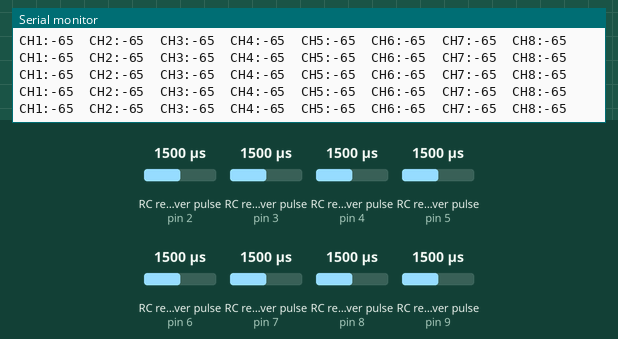
This sketch was run on a simulated Arduino Uno, built with avr-gcc and run on an emulated ATmega328P. Shown: the last lines printed to the serial monitor. Wiring (inferred from the names in the program): 8 × RC receiver channel: data pin 2 / data pin 3 / data pin 4 / data pin 5 / data pin 6 / data pin 7 / data pin 8 / data pin 9. Inputs (shaded band) come from the test bench; at power-on: RC receiver pulse (sensors on pin 2, pin 3, pin 4, pin 5, pin 6, pin 7, pin 8, pin 9) 1500 µs.

Above: at 1.2 s.
1.3 s: RC receiver pulse (sensor on pin 2) set to 1020 µs
At 1.63 s:
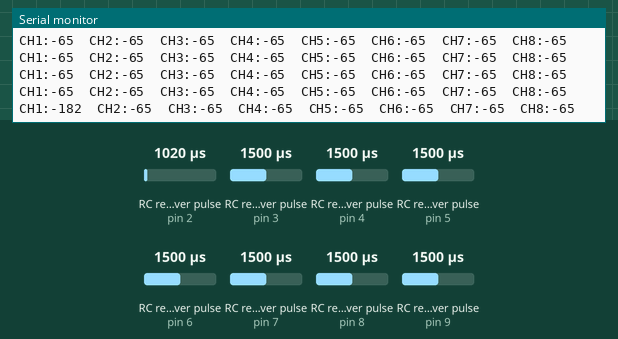
4.3 s: RC receiver pulse (sensor on pin 3) set to 1020 µs
At 4.33 s:
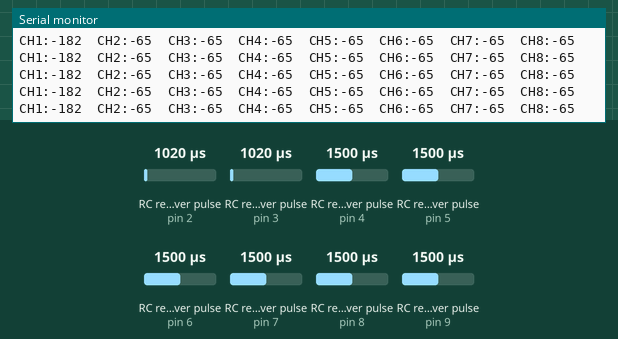
7.3 s: RC receiver pulse (sensor on pin 4) set to 1020 µs
At 7.39 s:
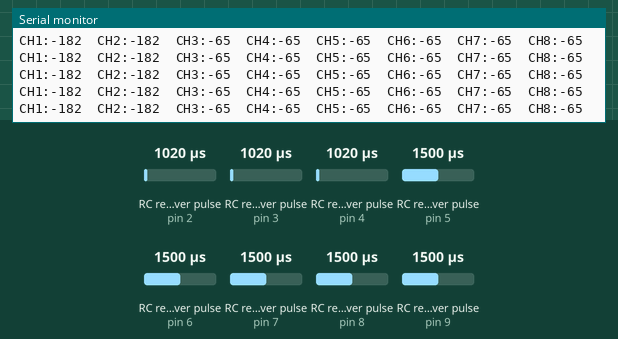
8.8 s: RC receiver pulse (sensor on pin 5) set to 1020 µs
At 8.83 s:
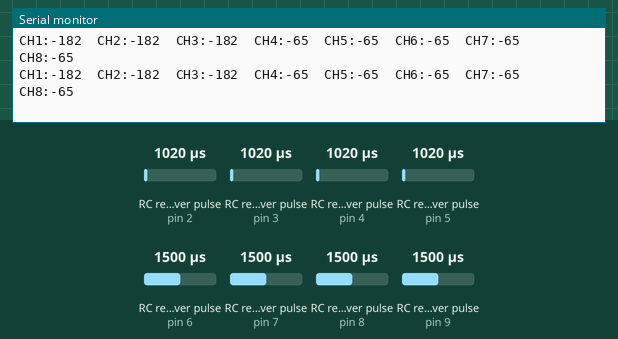
10.3 s: RC receiver pulse (sensor on pin 6) set to 1020 µs
At 10.45 s:
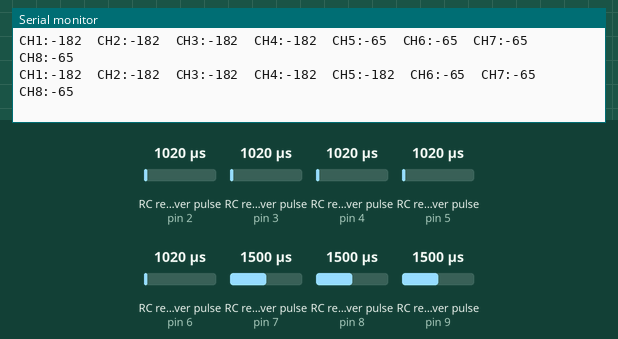
11.8 s: RC receiver pulse (sensor on pin 7) set to 1020 µs
At 11.89 s:
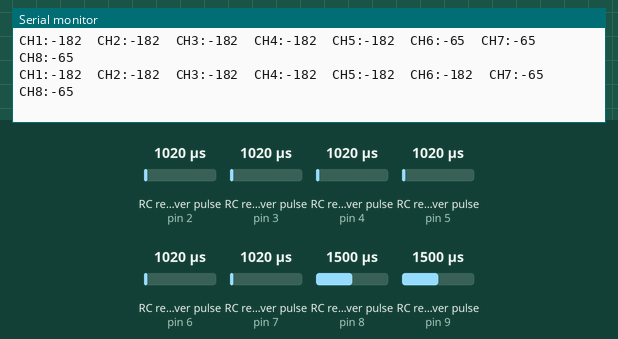

Measured:
- after the input at 1.3 s, the serial monitor: prints a new line after 0.18 s (image 1)
- after the input at 10.3 s, the serial monitor: prints a new line at once (image 5)

The sketch:

092_RC_9X8cv2.ino
```cpp
//A full description of this module (and many others) can be downloaded at: https://eve_arduino

const int CH1_pin = 2;
const int CH2_pin = 3;
const int CH3_pin = 4;
const int CH4_pin = 5;
const int CH5_pin = 6;
const int CH6_pin = 7;
const int CH7_pin = 8;
const int CH8_pin = 9;

void setup()
{
  Serial.begin(115200);
  pinMode(CH1_pin, INPUT);
  pinMode(CH2_pin, INPUT);
  pinMode(CH3_pin, INPUT);
  pinMode(CH4_pin, INPUT);
  pinMode(CH5_pin, INPUT);
  pinMode(CH6_pin, INPUT);
  pinMode(CH7_pin, INPUT);
  pinMode(CH8_pin, INPUT);
 }

void read_value(String channel_name, int channel_pin)
{
  //Raw data
  //int channel_value = pulseIn(channel_pin, LOW);
  //TGY 9x ER9x & OpenTx firmware
  int channel_value = map(pulseIn(channel_pin, LOW), 17828, 18640, 99, -99);

  Serial.print(channel_name);
  Serial.print(":");
  Serial.print (channel_value);
  Serial.print ("\t");
}

void loop()
{
  read_value("CH1", CH1_pin);
  read_value("CH2", CH2_pin);
  read_value("CH3", CH3_pin);
  read_value("CH4", CH4_pin);
  read_value("CH5", CH5_pin);
  read_value("CH6", CH6_pin);
  read_value("CH7", CH7_pin);
  read_value("CH8", CH8_pin);
  //read_value("CH9", CH9_pin);
  Serial.println();
}
```
